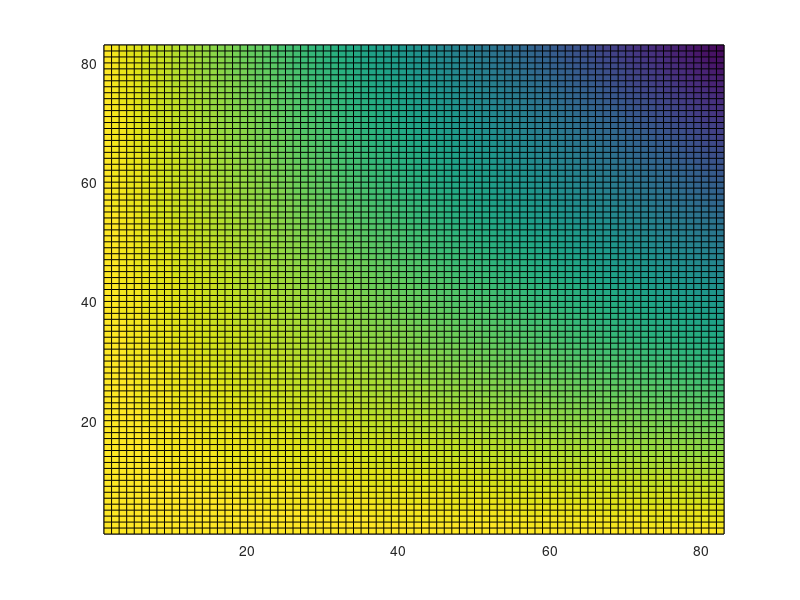

Recreate this plot in MATLAB.
%% Create a mask from a matrix A. Modify matrix generation statements for other applications.
A = zeros(83, 83); %Creates an empty matrix to be filled by the statements below.
for i = 1:83
    for j = 1:83
        if j == 0
            A(i, j) = 0;
        elseif i == 0
            A(i, j) = 1;
        else
            A(i, j) = 1-((((i*j)/(83^2))+1)/2);
        end
    end
end

pcolor(A); %Plots the mask. 